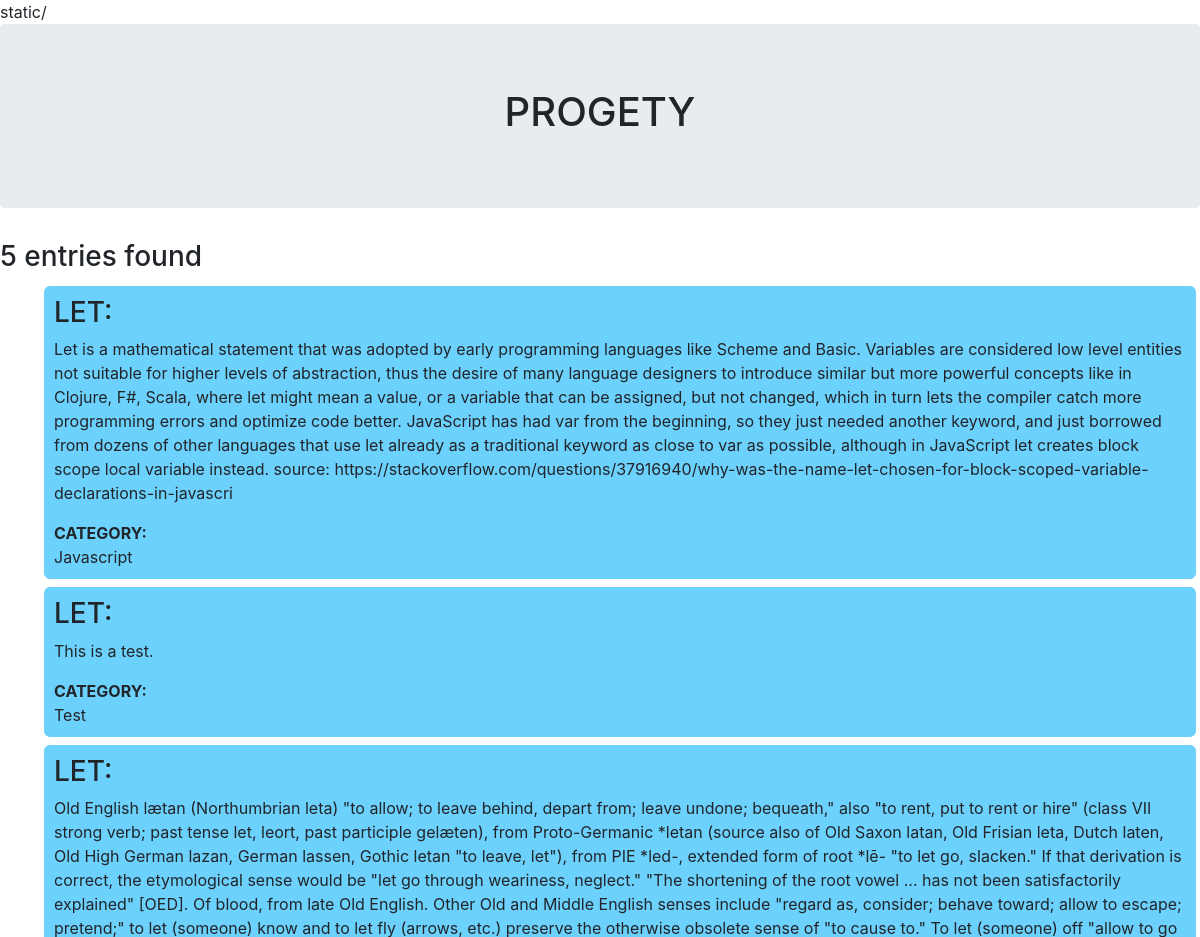
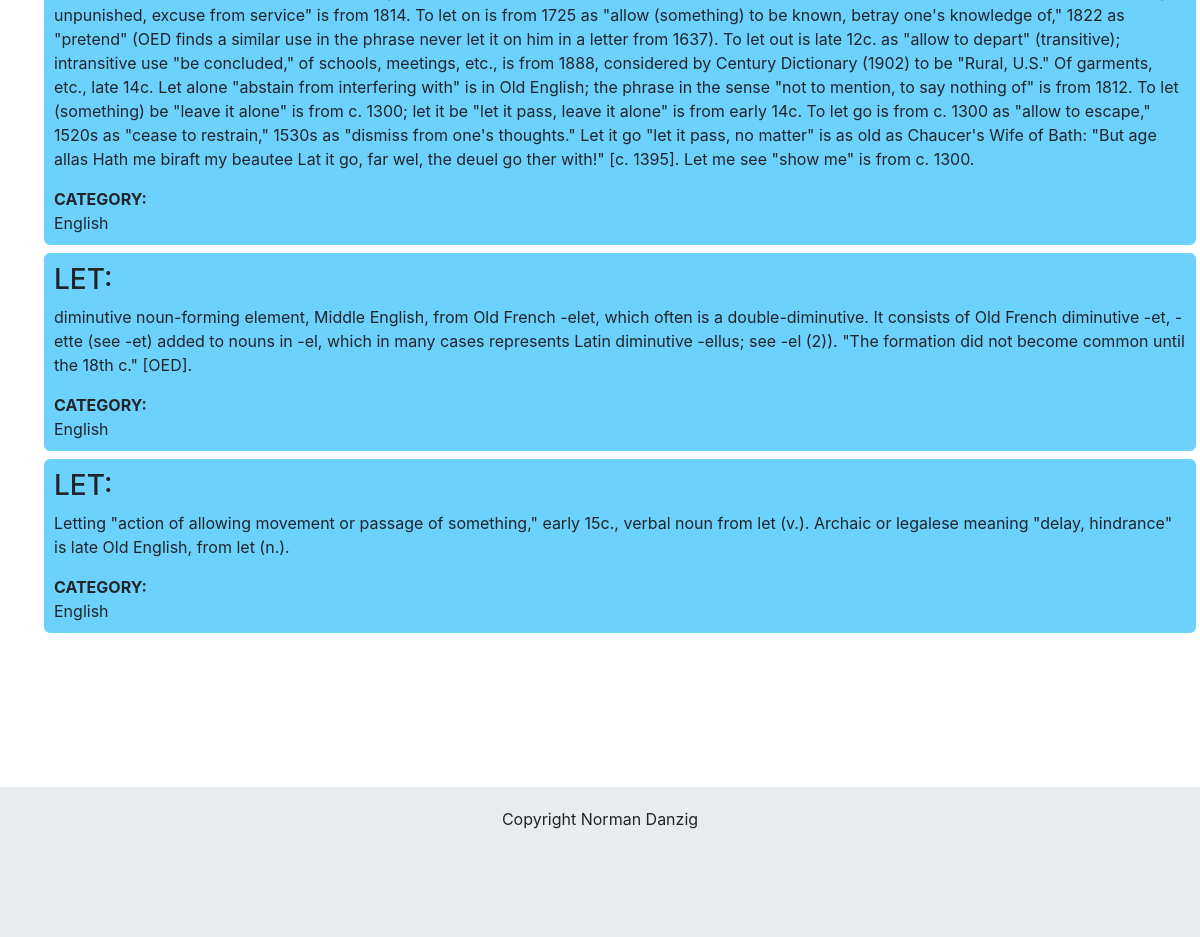
Page /progety/let/ on the earlier database version (2 pictures, top to bottom).
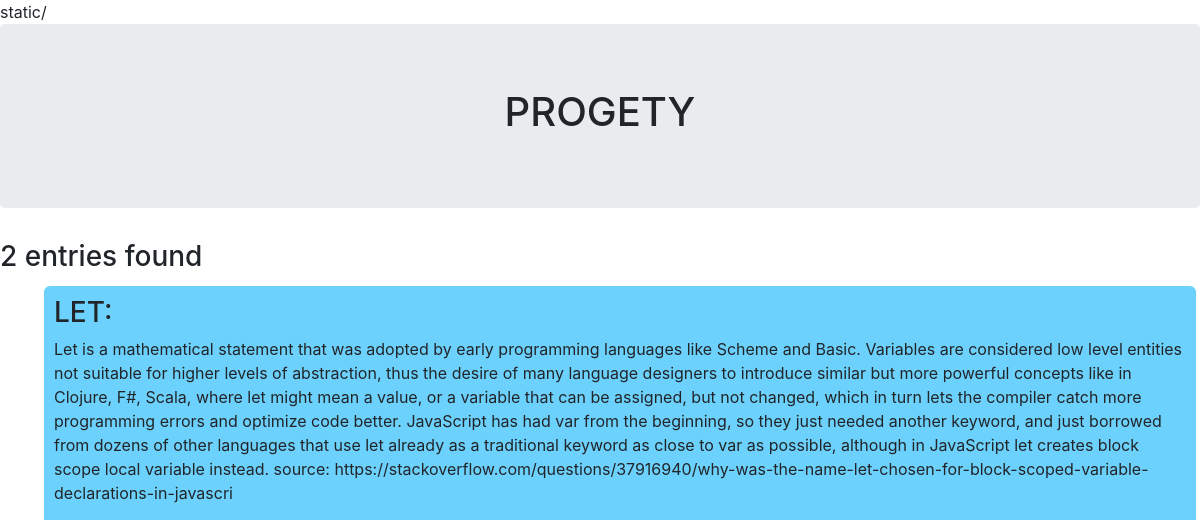
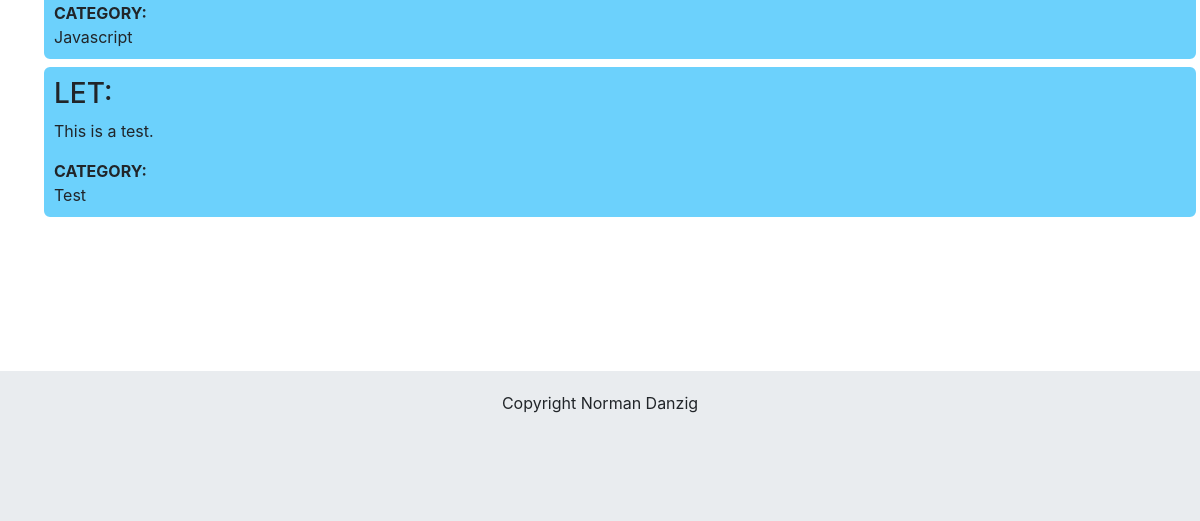
Same page on the later database version (2 pictures, top to bottom).
### progety/models.py (models this page shows, shortened)
class Etymology(models.Model):
    term = models.ForeignKey(Term, on_delete=models.CASCADE)
    etymology_text=models.TextField()
    classification=models.CharField(max_length=150) #prog or tool reference
    etymology_votes = models.IntegerField(default=0)
    etymology_pub_date=models.DateTimeField('Ety date published')

class Term(models.Model):
    term_name=models.CharField(max_length=150)
    term_type=models.CharField(max_length=150) #type of command
    term_pub_date=models.DateTimeField('Term Pub Date')
    def __str__(self):
        return self.term_name

### progety/views.py (the view)
# urls.py: path('<term>/', views.term, name='term'), # the term
def term(request, term):
    termPerameter = term
    t = Term.objects.get(term_name=termPerameter)
    termDictionary =  t.etymology_set.all() #.etymology_text Returns all Entry objects related to Blog.
    context = {'termDictionary': termDictionary }
    return render(request, 'progety/templates/search.html', context)

### progety/templates/search.html (shortened to what this page needs)
{% extends './base.html' %}
{% block content %}
<div class="htmlPageContent">
    {%if termDictionary%}
   <h3> {{termDictionary|length}}  entries found</h3>
  <ul class="searchTerms" >
    {% for term in termDictionary%}
       <li style="background-color:#6cd1fc; border-radius: 10px; padding: 10px 10px 10px 10px; border: 4px solid white; list-style-type: none;">
            <h3>{{term.term|upper}}:</h3>
            <p>{{term.etymology_text}}</p>
            <b>CATEGORY:</b>
            <div>{{term.classification|title}}</div>
        </li>
    {% endfor %}
        {% else %}
        <p>No terms found for search term</p>
    </ul>
        {% endif %}
</div>
{% endblock %}

### progety/templates/base.html (shortened to what this page needs)
{% load static%}
<header>
    <link href="https://stackpath.bootstrapcdn.com/bootstrap/4.1.0/css/bootstrap.min.css" rel="stylesheet">
 <link rel="stylesheet" type="text/css" href="{% static 'progety/themes/charming/css/' %}" />
 static/
</header>
<div class="htmlPageHeader jumbotron text-center">
<h1>PROGETY</h1>
</div>
{% block content %}
{% endblock %}
<footer class="footer  htmlPageFooter text-center">
    <div>Copyright Norman Danzig</div>
</footer>

### progety/templates/base.html (style rules this page uses)
.footer { position: relative; margin-top: 150px; height: 150px; clear:both; padding-top:20px; background-color:#e9ecef; }

Differences in the rows shown:
removed Etymology: term "LET", etymology_text "Old English lætan (Northumbrian leta) \"to allow; to leave behind, depart from; leave undone; bequeath,\" also \"to rent, put to rent or hire\" (class VII strong verb; past tense let, leort, past participle gelæten), from Proto-Germanic *letan (source also of Old Saxon latan, Old Frisian leta, Dutch laten, Old High German lazan, German lassen, Gothic letan \"to leave, let\"), from PIE *led-, extended form of root *‌‌lē- \"to let go, slacken.\" If that derivation is correct, the etymological sense would be \"let go through weariness, neglect.\" \"The shortening of the root vowel ... has not been satisfactorily explained\" [OED]. Of blood, from late Old English. Other Old and Middle English senses…", classification "English"
removed Etymology: term "LET", etymology_text "diminutive noun-forming element, Middle English, from Old French -elet, which often is a double-diminutive. It consists of Old French diminutive -et, -ette (see -et) added to nouns in -el, which in many cases represents Latin diminutive -ellus; see -el (2)). \"The formation did not become common until the 18th c.\" [OED].", classification "English"
removed Etymology: term "LET", etymology_text "Letting \"action of allowing movement or passage of something,\" early 15c., verbal noun from let (v.). Archaic or legalese meaning \"delay, hindrance\" is late Old English, from let (n.).", classification "English"
Other differences:
{{ termDictionary|length }}: "5" → "2"
